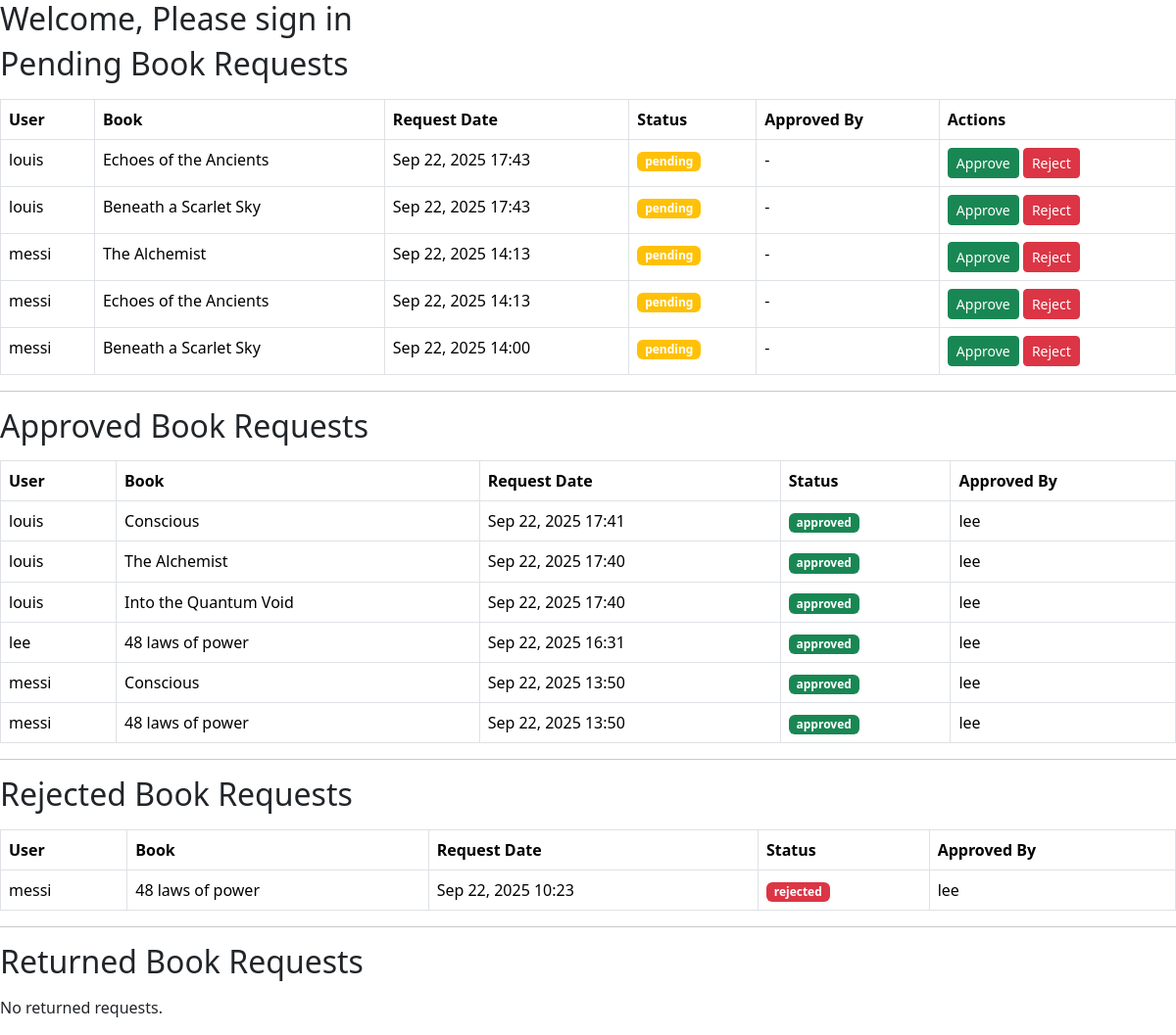
/library/manage_requests/ (signed in), run on an earlier commit of the app's database.
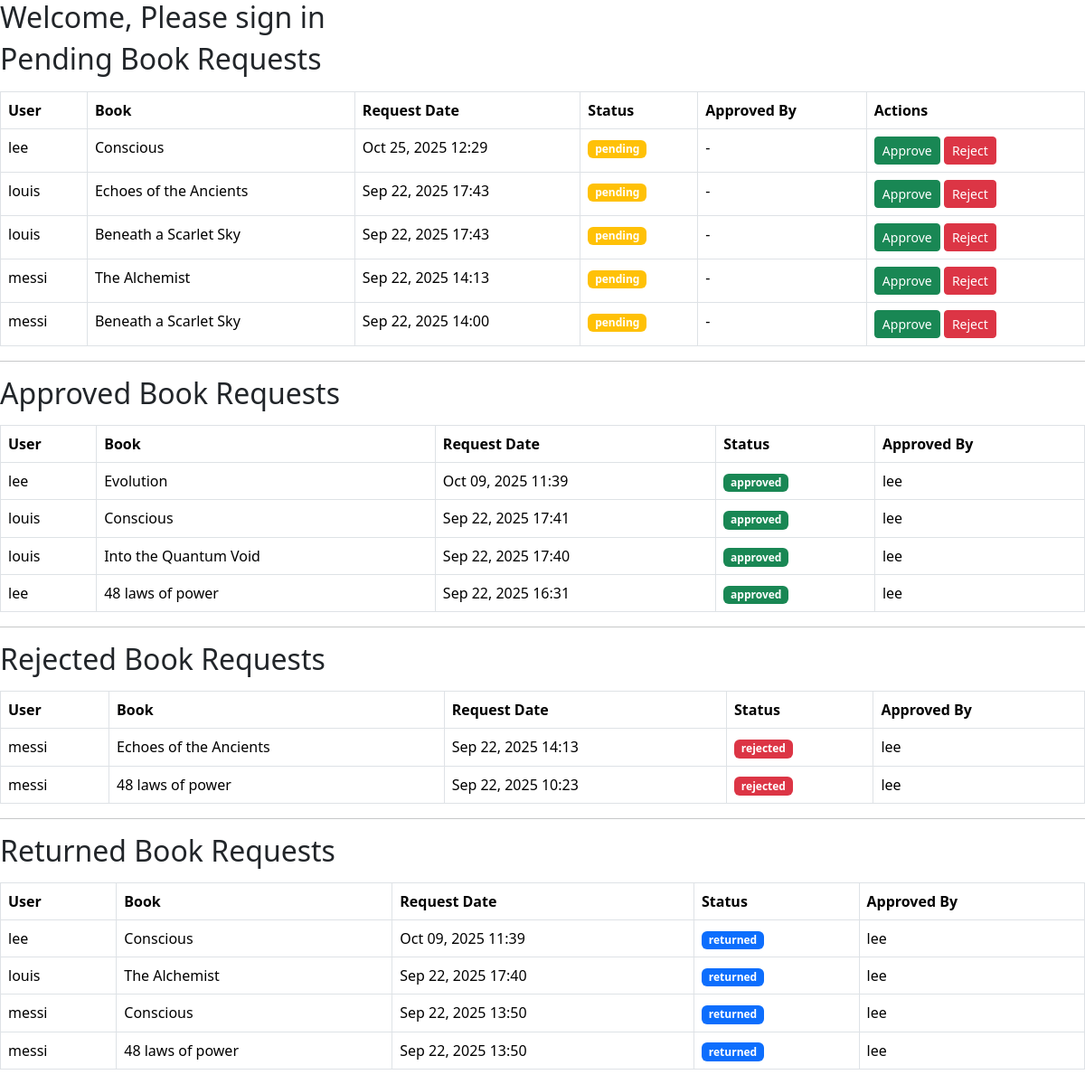
And on a later commit of the database.
### library_app/models.py (models this page shows, shortened)
class BookRequest(models.Model):
    STATUS_CHOICES = (
        ('pending', 'Pending'),
        ('approved', 'Approved'),
        ('rejected', 'Rejected'),
        ('returned', 'Returned'),
    )
    user = models.ForeignKey(User, on_delete=models.CASCADE)
    book = models.ForeignKey(Book, on_delete=models.CASCADE)
    request_date = models.DateTimeField(default=timezone.now)
    status = models.CharField(max_length=10, choices=STATUS_CHOICES, default='pending')
    approved_by = models.ForeignKey(User, on_delete=models.SET_NULL, null=True, blank=True, related_name='approved_requests')

class Book(models.Model):
    title = models.CharField(max_length=255)
    author = models.CharField(max_length=255)
    isbn = models.CharField(max_length=13, unique=True)
    category = models.CharField(max_length=100)
    description = models.TextField(blank=True)  # NEW field
    total_copies = models.PositiveIntegerField()
    available_copies = models.PositiveIntegerField()
    added_by = models.ForeignKey(User, on_delete=models.SET_NULL, null=True, blank=True)  # NEW field
    publisher = models.ForeignKey('Publisher', on_delete=models.SET_NULL, null=True, blank=True)  # NEW field
    created_at = models.DateTimeField(auto_now_add=True)
    updated_at = models.DateTimeField(auto_now=True)

### library_app/views.py (the view)
# urls.py: path('manage_requests/', manage_requests, name='manage_requests'),
@login_required
@staff_member_required
def manage_requests(request):
    pending_requests = BookRequest.objects.filter(status='pending').order_by('-request_date')# waiting for approval
    approved_requests = BookRequest.objects.filter(status='approved').order_by('-request_date')# already approved
    rejected_requests = BookRequest.objects.filter(status='rejected').order_by('-request_date')# already rejected
    returned_requests = BookRequest.objects.filter(status='returned').order_by('-request_date')# already returned
    context = {
        'title': 'Manage Book Requests',
        'pending_requests': pending_requests,
        'approved_requests': approved_requests,
        'rejected_requests': rejected_requests,
        'returned_requests': returned_requests,
    }
    return render(request, 'library_app/manage_requests.html', context)

### library_app/templates/library_app/manage_requests.html
{% extends 'base.html' %} {% block content %}
<h2 class="mb-3">Pending Book Requests</h2>
{% if pending_requests %}
<table class="table table-bordered">
  <thead>
    <tr>
      <th>User</th>
      <th>Book</th>
      <th>Request Date</th>
      <th>Status</th>
      <th>Approved By</th>
      <th>Actions</th>
    </tr>
  </thead>
  <tbody>
    {% for req in pending_requests %}
    <tr>
      <td>{{ req.user.username }}</td>
      <td>{{ req.book.title }}</td>
      <td>{{ req.request_date|date:"M d, Y H:i" }}</td>
      <td><span class="badge bg-warning">{{ req.status }}</span></td>
      <td>
        <span
          >{% if req.approved_by %} {{ req.approved_by.username }} {% else %} -
          {% endif %}</span
        >
      </td>
      <td>
        <a
          href="{% url 'approve_request' req.id %}"
          class="btn btn-success btn-sm"
          >Approve</a
        >
        <a
          href="{% url 'reject_request' req.id %}"
          class="btn btn-danger btn-sm"
          >Reject</a
        >
      </td>
    </tr>
    {% endfor %}
  </tbody>
</table>
{% else %}
<p>No pending requests.</p>
{% endif %}
<hr />
<h2 class="mb-3">Approved Book Requests</h2>
{% if approved_requests %}
<table class="table table-bordered">
  <thead>
    <tr>
      <th>User</th>
      <th>Book</th>
      <th>Request Date</th>
      <th>Status</th>
      <th>Approved By</th>
    </tr>
  </thead>
  <tbody>
    {% for req in approved_requests %}
    <tr>
      <td>{{ req.user.username }}</td>
      <td>{{ req.book.title }}</td>
      <td>{{ req.request_date|date:"M d, Y H:i" }}</td>
      <td><span class="badge bg-success">{{ req.status }}</span></td>
      <td>
        <span
          >{% if req.approved_by %} {{ req.approved_by.username }} {% else %} -
          {% endif %}</span
        >
      </td>
    </tr>
    {% endfor %}
  </tbody>
</table>
{% else %}
<p>No approved requests.</p>
{% endif %}
<hr />
<h2 class="mb-3">Rejected Book Requests</h2>
{% if rejected_requests %}
<table class="table table-bordered">
  <thead>
    <tr>
      <th>User</th>
      <th>Book</th>
      <th>Request Date</th>
      <th>Status</th>
      <th>Approved By</th>
    </tr>
  </thead>
  <tbody>
    {% for req in rejected_requests %}
    <tr>
      <td>{{ req.user.username }}</td>
      <td>{{ req.book.title }}</td>
      <td>{{ req.request_date|date:"M d, Y H:i" }}</td>
      <td><span class="badge bg-danger">{{ req.status }}</span></td>
      <td>
        <span
          >{% if req.approved_by %} {{ req.approved_by.username }} {% else %} -
          {% endif %}</span
        >
      </td>
    </tr>
    {% endfor %}
  </tbody>
</table>
{% else %}
<p>No rejected requests.</p>
{% endif %}
<hr />
<h2 class="mb-3">Returned Book Requests</h2>
{% if returned_requests %}
<table class="table table-bordered">
  <thead>
    <tr>
      <th>User</th>
      <th>Book</th>
      <th>Request Date</th>
      <th>Status</th>
      <th>Approved By</th>
    </tr>
  </thead>
  <tbody>
    {% for req in returned_requests %}
    <tr>
      <td>{{ req.user.username }}</td>
      <td>{{ req.book.title }}</td>
      <td>{{ req.request_date|date:"M d, Y H:i" }}</td>
      <td><span class="badge bg-primary">{{ req.status }}</span></td>
      <td>
        <span
          >{% if req.approved_by %} {{ req.approved_by.username }} {% else %} -
          {% endif %}</span
        >
      </td>
    </tr>
    {% endfor %}
  </tbody>
</table>
{% else %}
<p>No returned requests.</p>
{% endif %}
{% endblock %}

### accounts/templates/base.html (shortened to what this page needs)
<!DOCTYPE html>
<html lang="en">
  <head>
    <link
      href="https://cdn.jsdelivr.net/npm/bootstrap@5.3.8/dist/css/bootstrap.min.css"
      rel="stylesheet"
    />
  </head>
  <body>
    <h2>Welcome, Please sign in</h2>
    {% block content %} {% endblock content %}
  </body>
</html>

What changed in the data, as far as the page shows it:
added BookRequest: user.username "lee", book "Conscious", request_date "Oct 25, 2025 12:29", status "pending", shown under "Pending Book Requests"
added BookRequest: user.username "lee", book "Evolution", request_date "Oct 09, 2025 11:39", status "approved", approved_by.username "lee", shown under "Approved Book Requests"
changed BookRequest (number 10 of 15 on the later page): moves from the list under "Pending Book Requests" to the list under "Rejected Book Requests"
added BookRequest: user.username "lee", book "Conscious", request_date "Oct 09, 2025 11:39", status "returned", approved_by.username "lee", shown under "Returned Book Requests"
changed BookRequest (number 13 of 15 on the later page): moves from the list under "Approved Book Requests" to the list under "Returned Book Requests"
changed BookRequest (number 14 of 15 on the later page): moves from the list under "Approved Book Requests" to the list under "Returned Book Requests"
changed BookRequest (number 15 of 15 on the later page): moves from the list under "Approved Book Requests" to the list under "Returned Book Requests"
Also different on the page:
text no longer shown: "No returned requests."
text now shown: "User Book Request Date Status Approved By"
